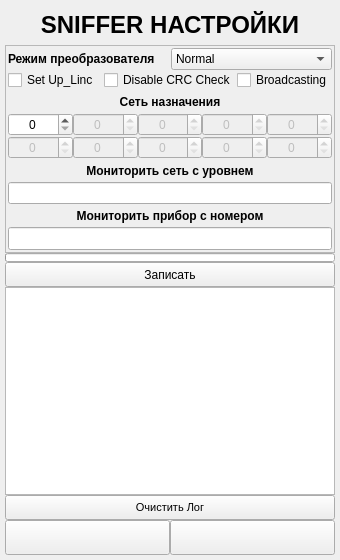
<?xml version="1.0" encoding="UTF-8"?>
<ui version="4.0">
 <class>Sniffer_Settings_Form</class>
 <widget class="QWidget" name="Sniffer_Settings_Form">
  <property name="geometry">
   <rect>
    <x>0</x>
    <y>0</y>
    <width>340</width>
    <height>560</height>
   </rect>
  </property>
  <property name="windowTitle">
   <string>Form</string>
  </property>
  <layout class="QVBoxLayout" name="verticalLayout">
   <property name="spacing">
    <number>0</number>
   </property>
   <property name="leftMargin">
    <number>5</number>
   </property>
   <property name="topMargin">
    <number>5</number>
   </property>
   <property name="rightMargin">
    <number>5</number>
   </property>
   <property name="bottomMargin">
    <number>5</number>
   </property>
   <item>
    <widget class="QLabel" name="label_1">
     <property name="sizePolicy">
      <sizepolicy hsizetype="Minimum" vsizetype="Minimum">
       <horstretch>0</horstretch>
       <verstretch>0</verstretch>
      </sizepolicy>
     </property>
     <property name="minimumSize">
      <size>
       <width>0</width>
       <height>40</height>
      </size>
     </property>
     <property name="font">
      <font>
       <family>Microsoft YaHei UI</family>
       <pointsize>18</pointsize>
       <weight>75</weight>
       <bold>true</bold>
      </font>
     </property>
     <property name="text">
      <string>SNIFFER НАСТРОЙКИ</string>
     </property>
     <property name="alignment">
      <set>Qt::AlignCenter</set>
     </property>
    </widget>
   </item>
   <item>
    <widget class="QScrollArea" name="scrollArea">
     <property name="widgetResizable">
      <bool>true</bool>
     </property>
     <widget class="QWidget" name="scrollAreaWidgetContents">
      <property name="geometry">
       <rect>
        <x>0</x>
        <y>0</y>
        <width>328</width>
        <height>204</height>
       </rect>
      </property>
      <layout class="QVBoxLayout" name="verticalLayout_2">
       <property name="spacing">
        <number>0</number>
       </property>
       <property name="leftMargin">
        <number>2</number>
       </property>
       <property name="topMargin">
        <number>2</number>
       </property>
       <property name="rightMargin">
        <number>2</number>
       </property>
       <property name="bottomMargin">
        <number>2</number>
       </property>
       <item>
        <layout class="QHBoxLayout" name="horizontalLayout_46">
         <property name="spacing">
          <number>2</number>
         </property>
         <item>
          <widget class="QLabel" name="label_2">
           <property name="font">
            <font>
             <family>Microsoft YaHei UI</family>
             <weight>75</weight>
             <bold>true</bold>
            </font>
           </property>
           <property name="text">
            <string>Режим преобразователя</string>
           </property>
          </widget>
         </item>
         <item>
          <widget class="QComboBox" name="comboBox">
           <property name="font">
            <font>
             <family>Microsoft YaHei UI</family>
            </font>
           </property>
           <item>
            <property name="text">
             <string>Normal</string>
            </property>
           </item>
           <item>
            <property name="text">
             <string>Sniffer</string>
            </property>
           </item>
           <item>
            <property name="text">
             <string>Sniffer + Preamble</string>
            </property>
           </item>
          </widget>
         </item>
        </layout>
       </item>
       <item>
        <layout class="QHBoxLayout" name="horizontalLayout_2">
         <item>
          <widget class="QCheckBox" name="checkBox_3">
           <property name="font">
            <font>
             <family>Microsoft YaHei UI</family>
             <weight>50</weight>
             <bold>false</bold>
            </font>
           </property>
           <property name="text">
            <string>Set Up_Linc</string>
           </property>
          </widget>
         </item>
         <item>
          <widget class="QCheckBox" name="checkBox_5">
           <property name="font">
            <font>
             <family>Microsoft YaHei UI</family>
             <weight>50</weight>
             <bold>false</bold>
            </font>
           </property>
           <property name="text">
            <string>Disable CRC Check</string>
           </property>
          </widget>
         </item>
         <item>
          <widget class="QCheckBox" name="checkBox_4">
           <property name="font">
            <font>
             <family>Microsoft YaHei UI</family>
             <weight>50</weight>
             <bold>false</bold>
            </font>
           </property>
           <property name="text">
            <string>Broadcasting</string>
           </property>
          </widget>
         </item>
        </layout>
       </item>
       <item>
        <widget class="QLabel" name="label_3">
         <property name="font">
          <font>
           <family>Microsoft YaHei UI</family>
           <weight>75</weight>
           <bold>true</bold>
          </font>
         </property>
         <property name="text">
          <string>Сеть назначения</string>
         </property>
         <property name="alignment">
          <set>Qt::AlignCenter</set>
         </property>
        </widget>
       </item>
       <item>
        <layout class="QHBoxLayout" name="horizontalLayout_13">
         <property name="spacing">
          <number>0</number>
         </property>
         <item>
          <widget class="QSpinBox" name="LVL0">
           <property name="minimumSize">
            <size>
             <width>0</width>
             <height>20</height>
            </size>
           </property>
           <property name="font">
            <font>
             <family>Microsoft YaHei UI</family>
            </font>
           </property>
           <property name="alignment">
            <set>Qt::AlignCenter</set>
           </property>
           <property name="maximum">
            <number>15</number>
           </property>
          </widget>
         </item>
         <item>
          <widget class="QSpinBox" name="LVL1">
           <property name="enabled">
            <bool>false</bool>
           </property>
           <property name="minimumSize">
            <size>
             <width>0</width>
             <height>20</height>
            </size>
           </property>
           <property name="font">
            <font>
             <family>Microsoft YaHei UI</family>
            </font>
           </property>
           <property name="alignment">
            <set>Qt::AlignCenter</set>
           </property>
           <property name="maximum">
            <number>15</number>
           </property>
          </widget>
         </item>
         <item>
          <widget class="QSpinBox" name="LVL2">
           <property name="enabled">
            <bool>false</bool>
           </property>
           <property name="minimumSize">
            <size>
             <width>0</width>
             <height>20</height>
            </size>
           </property>
           <property name="font">
            <font>
             <family>Microsoft YaHei UI</family>
            </font>
           </property>
           <property name="alignment">
            <set>Qt::AlignCenter</set>
           </property>
           <property name="maximum">
            <number>15</number>
           </property>
          </widget>
         </item>
         <item>
          <widget class="QSpinBox" name="LVL3">
           <property name="enabled">
            <bool>false</bool>
           </property>
           <property name="minimumSize">
            <size>
             <width>0</width>
             <height>20</height>
            </size>
           </property>
           <property name="font">
            <font>
             <family>Microsoft YaHei UI</family>
            </font>
           </property>
           <property name="alignment">
            <set>Qt::AlignCenter</set>
           </property>
           <property name="maximum">
            <number>15</number>
           </property>
          </widget>
         </item>
         <item>
          <widget class="QSpinBox" name="LVL4">
           <property name="enabled">
            <bool>false</bool>
           </property>
           <property name="minimumSize">
            <size>
             <width>0</width>
             <height>20</height>
            </size>
           </property>
           <property name="font">
            <font>
             <family>Microsoft YaHei UI</family>
            </font>
           </property>
           <property name="alignment">
            <set>Qt::AlignCenter</set>
           </property>
           <property name="maximum">
            <number>7</number>
           </property>
          </widget>
         </item>
        </layout>
       </item>
       <item>
        <layout class="QHBoxLayout" name="horizontalLayout_3">
         <property name="spacing">
          <number>0</number>
         </property>
         <item>
          <widget class="QSpinBox" name="LVL9">
           <property name="enabled">
            <bool>false</bool>
           </property>
           <property name="minimumSize">
            <size>
             <width>0</width>
             <height>20</height>
            </size>
           </property>
           <property name="font">
            <font>
             <family>Microsoft YaHei UI</family>
            </font>
           </property>
           <property name="alignment">
            <set>Qt::AlignCenter</set>
           </property>
           <property name="maximum">
            <number>3</number>
           </property>
          </widget>
         </item>
         <item>
          <widget class="QSpinBox" name="LVL7">
           <property name="enabled">
            <bool>false</bool>
           </property>
           <property name="minimumSize">
            <size>
             <width>0</width>
             <height>20</height>
            </size>
           </property>
           <property name="font">
            <font>
             <family>Microsoft YaHei UI</family>
            </font>
           </property>
           <property name="alignment">
            <set>Qt::AlignCenter</set>
           </property>
           <property name="maximum">
            <number>7</number>
           </property>
          </widget>
         </item>
         <item>
          <widget class="QSpinBox" name="LVL6">
           <property name="enabled">
            <bool>false</bool>
           </property>
           <property name="minimumSize">
            <size>
             <width>0</width>
             <height>20</height>
            </size>
           </property>
           <property name="font">
            <font>
             <family>Microsoft YaHei UI</family>
            </font>
           </property>
           <property name="alignment">
            <set>Qt::AlignCenter</set>
           </property>
           <property name="maximum">
            <number>7</number>
           </property>
          </widget>
         </item>
         <item>
          <widget class="QSpinBox" name="LVL5">
           <property name="enabled">
            <bool>false</bool>
           </property>
           <property name="minimumSize">
            <size>
             <width>0</width>
             <height>20</height>
            </size>
           </property>
           <property name="font">
            <font>
             <family>Microsoft YaHei UI</family>
            </font>
           </property>
           <property name="alignment">
            <set>Qt::AlignCenter</set>
           </property>
           <property name="maximum">
            <number>7</number>
           </property>
          </widget>
         </item>
         <item>
          <widget class="QSpinBox" name="LVL8">
           <property name="enabled">
            <bool>false</bool>
           </property>
           <property name="minimumSize">
            <size>
             <width>0</width>
             <height>20</height>
            </size>
           </property>
           <property name="font">
            <font>
             <family>Microsoft YaHei UI</family>
            </font>
           </property>
           <property name="alignment">
            <set>Qt::AlignCenter</set>
           </property>
           <property name="maximum">
            <number>3</number>
           </property>
          </widget>
         </item>
        </layout>
       </item>
       <item>
        <widget class="QLabel" name="label_4">
         <property name="font">
          <font>
           <family>Microsoft YaHei UI</family>
           <weight>75</weight>
           <bold>true</bold>
          </font>
         </property>
         <property name="text">
          <string>Мониторить сеть с уровнем</string>
         </property>
         <property name="alignment">
          <set>Qt::AlignCenter</set>
         </property>
        </widget>
       </item>
       <item>
        <widget class="QLineEdit" name="NetLevel">
         <property name="enabled">
          <bool>true</bool>
         </property>
         <property name="sizePolicy">
          <sizepolicy hsizetype="Minimum" vsizetype="Minimum">
           <horstretch>0</horstretch>
           <verstretch>0</verstretch>
          </sizepolicy>
         </property>
         <property name="minimumSize">
          <size>
           <width>0</width>
           <height>20</height>
          </size>
         </property>
         <property name="maximumSize">
          <size>
           <width>16777215</width>
           <height>16777215</height>
          </size>
         </property>
         <property name="font">
          <font>
           <family>Microsoft YaHei UI</family>
          </font>
         </property>
         <property name="alignment">
          <set>Qt::AlignCenter</set>
         </property>
        </widget>
       </item>
       <item>
        <widget class="QLabel" name="label_5">
         <property name="sizePolicy">
          <sizepolicy hsizetype="Minimum" vsizetype="Minimum">
           <horstretch>0</horstretch>
           <verstretch>0</verstretch>
          </sizepolicy>
         </property>
         <property name="font">
          <font>
           <family>Microsoft YaHei UI</family>
           <weight>75</weight>
           <bold>true</bold>
          </font>
         </property>
         <property name="text">
          <string>Мониторить прибор с номером</string>
         </property>
         <property name="alignment">
          <set>Qt::AlignCenter</set>
         </property>
        </widget>
       </item>
       <item>
        <widget class="QLineEdit" name="DeviceMonitorSN">
         <property name="enabled">
          <bool>true</bool>
         </property>
         <property name="sizePolicy">
          <sizepolicy hsizetype="Minimum" vsizetype="Minimum">
           <horstretch>0</horstretch>
           <verstretch>0</verstretch>
          </sizepolicy>
         </property>
         <property name="minimumSize">
          <size>
           <width>0</width>
           <height>20</height>
          </size>
         </property>
         <property name="maximumSize">
          <size>
           <width>16777215</width>
           <height>16777215</height>
          </size>
         </property>
         <property name="font">
          <font>
           <family>Microsoft YaHei UI</family>
          </font>
         </property>
         <property name="alignment">
          <set>Qt::AlignCenter</set>
         </property>
        </widget>
       </item>
      </layout>
     </widget>
    </widget>
   </item>
   <item>
    <widget class="QProgressBar" name="progress">
     <property name="minimumSize">
      <size>
       <width>0</width>
       <height>9</height>
      </size>
     </property>
     <property name="maximumSize">
      <size>
       <width>16777215</width>
       <height>9</height>
      </size>
     </property>
     <property name="layoutDirection">
      <enum>Qt::LeftToRight</enum>
     </property>
     <property name="value">
      <number>0</number>
     </property>
     <property name="textVisible">
      <bool>false</bool>
     </property>
    </widget>
   </item>
   <item>
    <widget class="QPushButton" name="Write">
     <property name="enabled">
      <bool>true</bool>
     </property>
     <property name="sizePolicy">
      <sizepolicy hsizetype="Minimum" vsizetype="Minimum">
       <horstretch>0</horstretch>
       <verstretch>0</verstretch>
      </sizepolicy>
     </property>
     <property name="minimumSize">
      <size>
       <width>0</width>
       <height>25</height>
      </size>
     </property>
     <property name="font">
      <font>
       <family>Microsoft YaHei UI</family>
      </font>
     </property>
     <property name="text">
      <string>Записать</string>
     </property>
    </widget>
   </item>
   <item>
    <widget class="QPlainTextEdit" name="console">
     <property name="font">
      <font>
       <pointsize>7</pointsize>
      </font>
     </property>
    </widget>
   </item>
   <item>
    <widget class="QPushButton" name="ClearConsole">
     <property name="minimumSize">
      <size>
       <width>0</width>
       <height>25</height>
      </size>
     </property>
     <property name="font">
      <font>
       <family>Microsoft YaHei UI</family>
       <pointsize>8</pointsize>
      </font>
     </property>
     <property name="text">
      <string>Очистить Лог</string>
     </property>
    </widget>
   </item>
   <item>
    <layout class="QHBoxLayout" name="horizontalLayout">
     <property name="spacing">
      <number>0</number>
     </property>
     <item>
      <widget class="QPushButton" name="Back">
       <property name="sizePolicy">
        <sizepolicy hsizetype="Minimum" vsizetype="Minimum">
         <horstretch>0</horstretch>
         <verstretch>0</verstretch>
        </sizepolicy>
       </property>
       <property name="minimumSize">
        <size>
         <width>0</width>
         <height>35</height>
        </size>
       </property>
       <property name="text">
        <string/>
       </property>
       <property name="icon">
        <iconset resource="../RESOURCES/images.qrc">
         <normaloff>:/new/icons/images/BACK_2.png</normaloff>:/new/icons/images/BACK_2.png</iconset>
       </property>
       <property name="iconSize">
        <size>
         <width>30</width>
         <height>30</height>
        </size>
       </property>
      </widget>
     </item>
     <item>
      <widget class="QPushButton" name="Next">
       <property name="sizePolicy">
        <sizepolicy hsizetype="Minimum" vsizetype="Minimum">
         <horstretch>0</horstretch>
         <verstretch>0</verstretch>
        </sizepolicy>
       </property>
       <property name="minimumSize">
        <size>
         <width>0</width>
         <height>35</height>
        </size>
       </property>
       <property name="text">
        <string/>
       </property>
       <property name="icon">
        <iconset resource="../RESOURCES/images.qrc">
         <normaloff>:/new/icons/images/NEXT_2.png</normaloff>:/new/icons/images/NEXT_2.png</iconset>
       </property>
       <property name="iconSize">
        <size>
         <width>30</width>
         <height>30</height>
        </size>
       </property>
      </widget>
     </item>
    </layout>
   </item>
  </layout>
 </widget>
 <resources>
  <include location="../RESOURCES/images.qrc"/>
 </resources>
 <connections/>
</ui>
